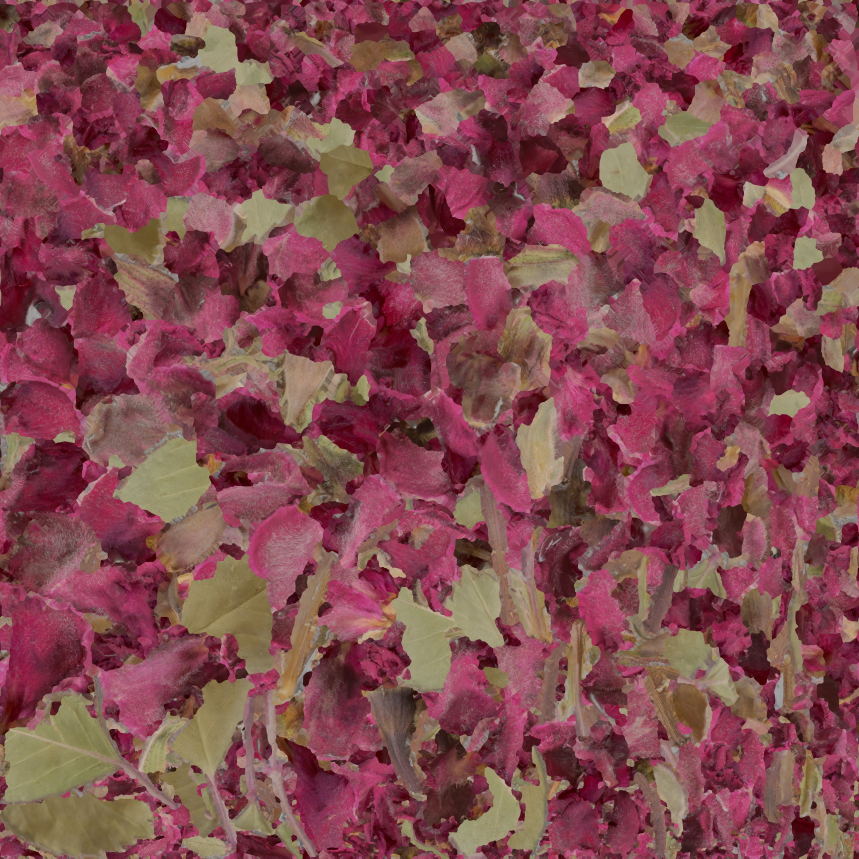
#> input picture data_archive/sources/7e7846bc-image.jpg, 2576 x 2576 px, given in place of f0150.png, which was not available (shown at 1/3 size)
$ python ht_frames.py
#> lines starting #> are read from the running program, lines starting #| are printed output that depends on the picture; pictures that were not available may be replaced by others from this repository, and a replacement may not be noted
### pipeline/common.py
import cv2, numpy as np, subprocess, os

W, H = (int(x_) for x_ in os.environ.get('DESIGN', '1280x720').split('x'))   # design canvas (720x1280 = 9:16)
FPS = 30
BPM = 100.0
BEAT = 60.0 / BPM


# [8 lines left out: function beat, not called in this run]


class Clip:
    # [17 lines left out: functions __init__, get, not called in this run]


def gradient_lut(stops):
    """stops: list of (pos, (r,g,b)). returns 256x3 BGR float32 LUT 0..1"""
    xs = np.linspace(0, 1, 256)
    lut = np.zeros((256, 3), np.float32)
    ps = [s[0] for s in stops]
    for c in range(3):
        lut[:, 2 - c] = np.interp(xs, ps, [s[1][c] / 255.0 for s in stops])
    return lut


EMBER = gradient_lut([(0.0, (4, 1, 2)), (0.22, (52, 6, 10)), (0.45, (160, 34, 18)),
                      (0.66, (226, 120, 30)), (0.84, (246, 196, 80)), (1.0, (255, 244, 214))])
AMBER = gradient_lut([(0.0, (6, 2, 1)), (0.3, (90, 22, 8)), (0.6, (214, 112, 26)),
                      (0.85, (250, 205, 110)), (1.0, (255, 250, 232))])


def luma(img):
    return (img[..., 0] * 0.114 + img[..., 1] * 0.587 + img[..., 2] * 0.299)


# [15 lines left out: functions grade_map, warm_split, not called in this run]


def bloom(img, thresh=0.6, strength=0.6, sigma=18):
    hi = np.clip(img - thresh, 0, None) / (1 - thresh)
    small = cv2.resize(hi, (img.shape[1] // 4, img.shape[0] // 4), interpolation=cv2.INTER_AREA)
    s = sigma / 4
    b = cv2.GaussianBlur(small, (0, 0), s) + cv2.GaussianBlur(small, (0, 0), s * 3) * 0.6
    b = cv2.resize(b, (img.shape[1], img.shape[0]), interpolation=cv2.INTER_LINEAR)
    return img + b * strength


# [6 lines left out: function vignette, not called in this run]


_rng = np.random.default_rng(7)


# [5 lines left out: function grain, not called in this run]


def tonemap(img):
    # soft shoulder so highlights roll off instead of clipping (pristine look)
    return 1 - np.exp(-np.clip(img, 0, None) * 1.25) * 1.0 if False else np.clip(img / (1 + np.clip(img - 0.85, 0, None)), 0, 1)


class Writer:
    # [68 lines left out: functions __init__, write, close, soft_pulse, halftone_color, not called in this run]

### pipeline/ht_frames.py
from common import *
import os
os.makedirs('out/halftone_ABC', exist_ok=True)

def halftone_color(img, cell, gain=1.15, lift=0.0):
    h, w = img.shape[:2]
    gw, gh = w // cell, h // cell
    ccol = cv2.resize(img, (gw, gh), interpolation=cv2.INTER_AREA)       # per-cell colour
    cl = np.clip((luma(ccol) + lift) * gain, 0, 1)
    up_l = cv2.resize(cl, (gw * cell, gh * cell), interpolation=cv2.INTER_NEAREST)
    up_c = cv2.resize(ccol, (gw * cell, gh * cell), interpolation=cv2.INTER_NEAREST)
    py, px = (h - gh * cell) // 2, (w - gw * cell) // 2
    up_l = cv2.copyMakeBorder(up_l, py, h - gh * cell - py, px, w - gw * cell - px, cv2.BORDER_CONSTANT)
    up_c = cv2.copyMakeBorder(up_c, py, h - gh * cell - py, px, w - gw * cell - px, cv2.BORDER_CONSTANT)
    y, x = np.mgrid[0:h, 0:w].astype(np.float32)
    fx = ((x - px) % cell) - cell / 2 + 0.5
    fy = ((y - py) % cell) - cell / 2 + 0.5
    d = np.sqrt(fx * fx + fy * fy)
    r = np.sqrt(up_l) * cell * 0.64
    mask = np.clip(r - d + 0.5, 0, 1)[..., None]
    # dot colour: frame colour, saturated slightly and normalised so small dots stay warm not brown
    col = up_c / (luma(up_c)[..., None] + 0.08) * (0.35 + 0.65 * up_l[..., None])
    ramp = AMBER[(up_l * 255).astype(np.uint8)]
    col = col * 0.45 + ramp * 0.55 * (0.6 + 0.6 * up_l[..., None])
    out = col * mask
    out = bloom(out, 0.7, 0.3, 6)
    return np.clip(tonemap(out), 0, 1)

picks = {'A_tunnel': 'out/stills_A/f0150.png', 'B_rosette': 'out/stills_B/f0040.png', 'C_wall': 'out/stills_C/f0260.png'}
row_f, row_c = [], []
for name, p in picks.items():
    img = cv2.imread(p).astype(np.float32) / 255
    for tag, cell in [('fine', 8), ('coarse', 14)]:
        o = halftone_color(img, cell)
        u8 = (o * 255 + 0.5).astype(np.uint8)
        cv2.imwrite(f'out/halftone_ABC/{name}_halftone_{tag}.png', u8)
        (row_f if tag == 'fine' else row_c).append(cv2.resize(u8, (640, 360), interpolation=cv2.INTER_AREA))
#> this loop made 2 passes
#> pass 1, in halftone_color, `ccol = cv2.resize(img, (gw, gh), interpolation=cv2.INTER_AREA)`:
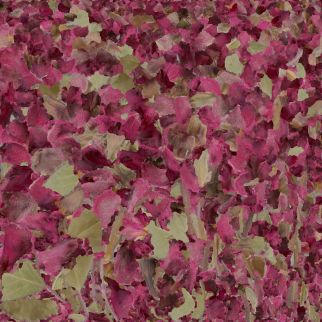
#> ccol: shape (322, 322, 3) float32; mean B, G, R 0.312, 0.29, 0.512
#> pass 1, in halftone_color, `cl = np.clip((luma(ccol) + lift) * gain, 0, 1)`:
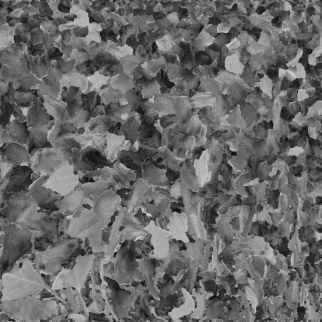
#> cl: shape (322, 322) float32; min 0.0606, max 0.806, mean 0.413
#> after the loop:
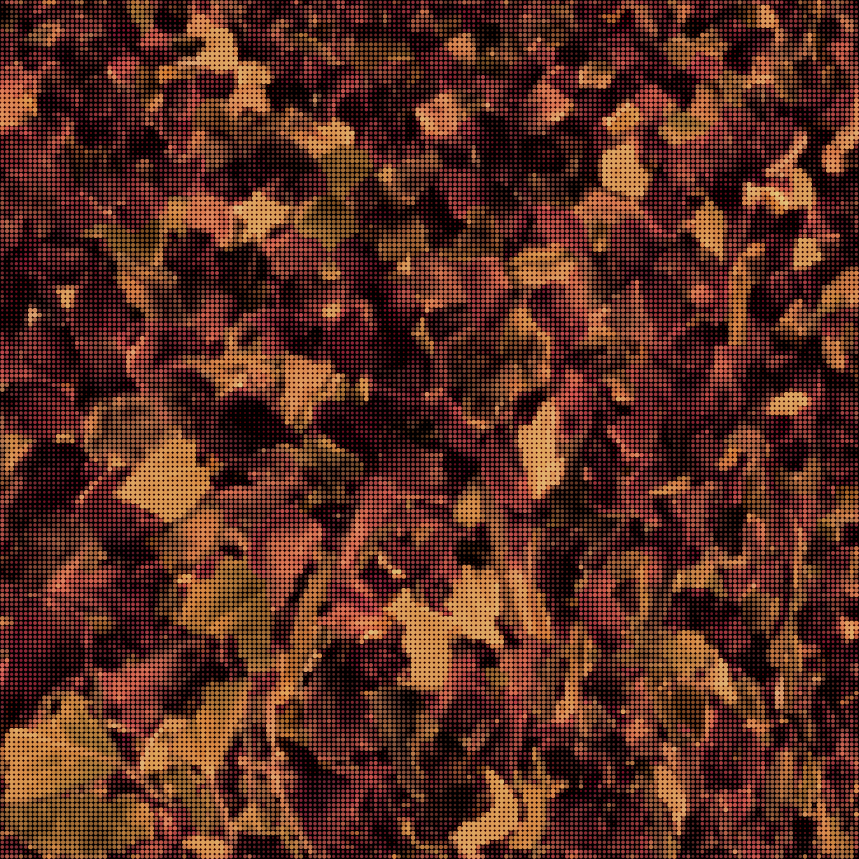
#> u8: shape (2576, 2576, 3) (shown at 1/3 size); mean B, G, R 33.4, 45.9, 88.9
#> pass 2 of the loop `for name, p in picks.items():`:
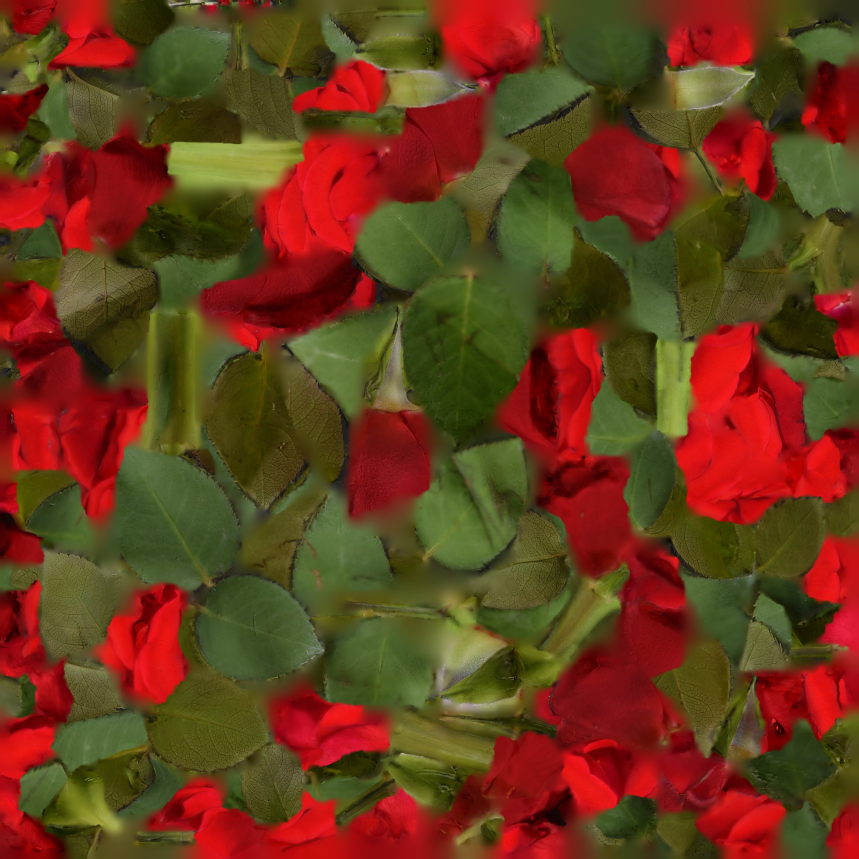
#> input picture data_archive/sources/a2ae3c42-image.jpg, 2576 x 2576 px, given in place of f0040.png, which was not available (shown at 1/3 size)
#> the loop `for tag, cell in [('fine', 8), ('coarse', 14)]:` made 2 passes
#> pass 1, in halftone_color (call 3), `cl = np.clip((luma(ccol) + lift) * gain, 0, 1)`:
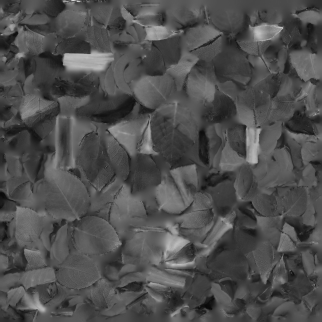
#> cl: shape (322, 322) float32; min 0.0337, max 0.848, mean 0.31
#> after the loop `for tag, cell in [('fine', 8), ('coarse', 14)]:`:
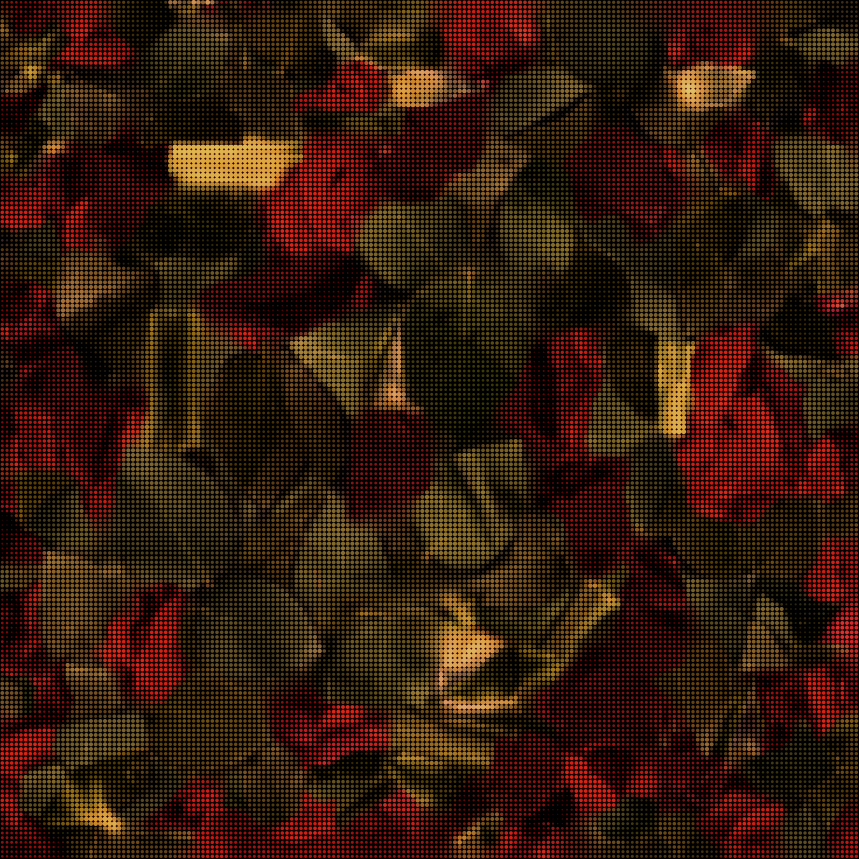
#> u8: shape (2576, 2576, 3) (shown at 1/3 size); mean B, G, R 10.7, 25.3, 51.2
cv2.imwrite('out/halftone_ABC/board.jpg', np.vstack([np.hstack(row_f), np.hstack(row_c)]), [cv2.IMWRITE_JPEG_QUALITY, 92])
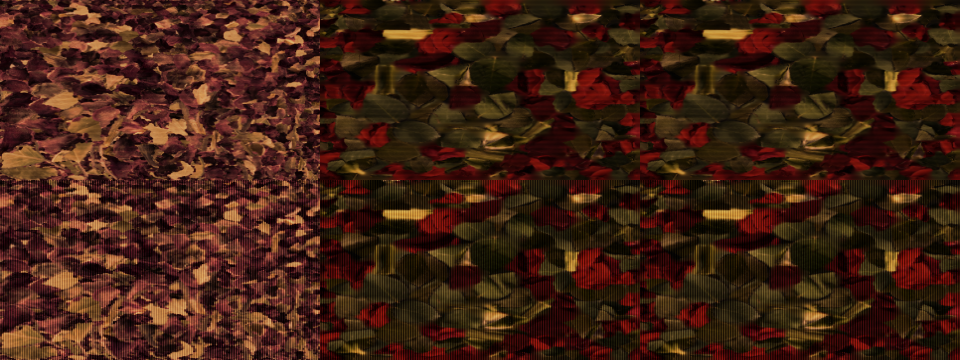
#> saved as board.jpg: shape (720, 1920, 3) (shown at 1/2 size); mean B, G, R 18.4, 32.4, 64.1
